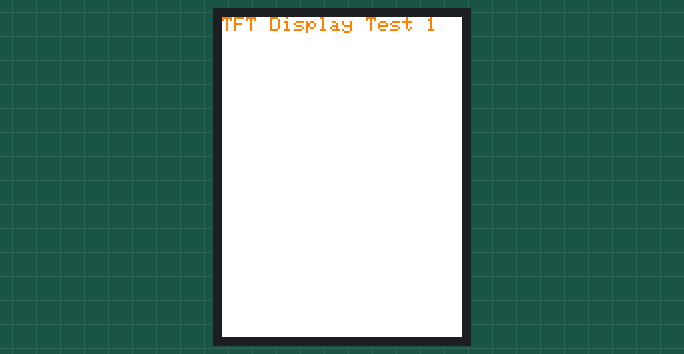
The sketch below on a simulated ESP32. Parts: 240×320 colour display.

Above: at 0.4 s.
At 6.8 s:
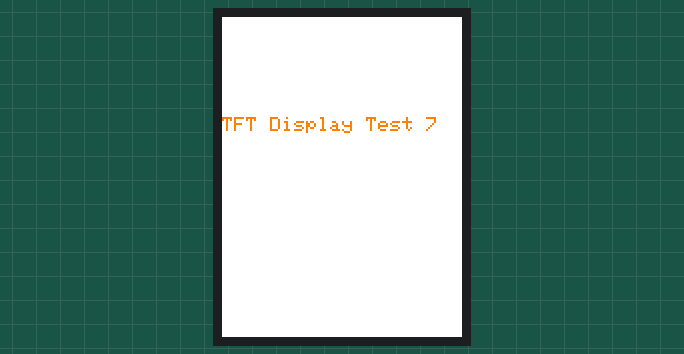
At 14.4 s:
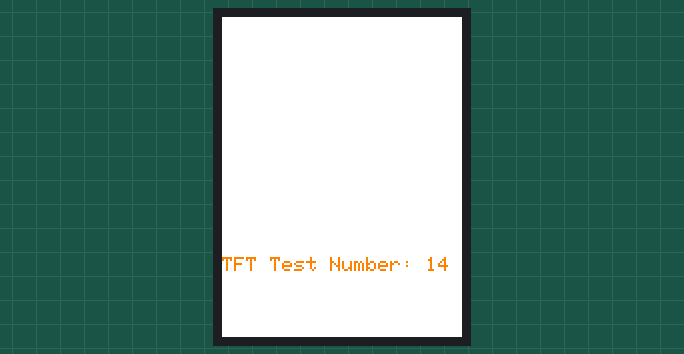
At 22.8 s:
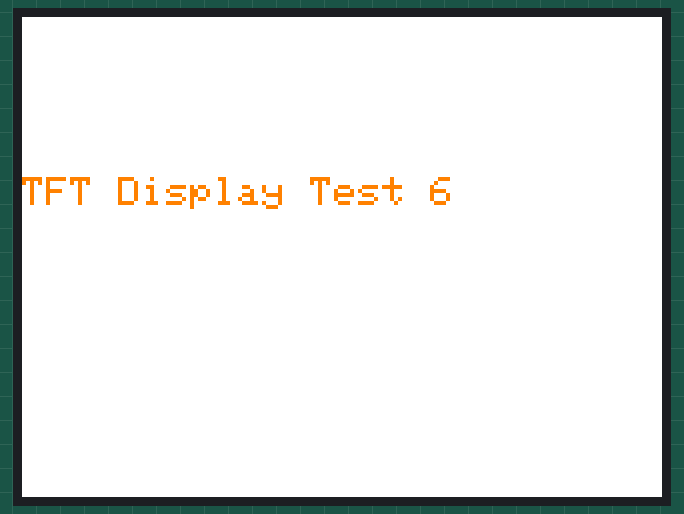
At 30.5 s:
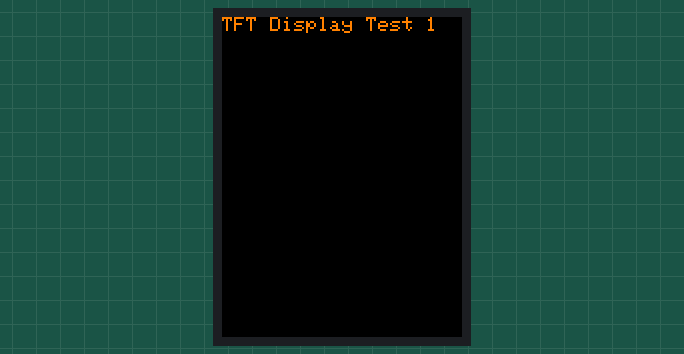
At 38.0 s:
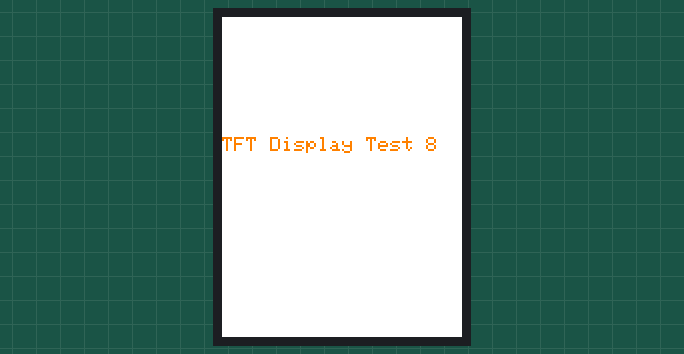

The sketch:

esp32-TFT_TestCode.ino
```cpp
#include <Adafruit_ST7789.h>
#include <SPI.h>

#define TFT_CS     15
#define TFT_DC     2
#define TFT_RST    4

Adafruit_ST7789 tft = Adafruit_ST7789(TFT_CS, TFT_DC, TFT_RST);

void setup() {
  Serial.begin(9600);
  tft.init(240, 320); // Inicializácia displeja s rozlíšením 240x320
  tft.setRotation(1); // Nastavenie rotácie displeja
  tft.fillScreen(ST77XX_GREEN); // Vyplnenie displeja zelenou farbou

  // Nastavenie fontu
  tft.setTextWrap(true); // Zapnutie automatického zalamovania textu
  tft.setTextSize(2); // Veľkosť fontu
}

void loop() {
  tft.setCursor(0, 0);
  tft.setRotation(0);
  tft.fillScreen(ST77XX_WHITE);
  tft.setTextColor(ST77XX_ORANGE);

  tft.setCursor(0,0);
  tft.println("TFT Display Test 1");
  delay(1000);
  tft.fillScreen(ST77XX_WHITE);
  tft.setCursor(0,20);
  tft.println("TFT Display Test 2");
  tft.setCursor(0,30);
  delay(1000);
  tft.fillScreen(ST77XX_WHITE);
  tft.println("TFT Display Test 3");
  tft.setCursor(0,40);
  delay(1000);
  tft.fillScreen(ST77XX_WHITE);
  tft.println("TFT Display Test 4");
  tft.setCursor(0,60);
  delay(1000);
  tft.fillScreen(ST77XX_WHITE);
  tft.println("TFT Display Test 5");
  tft.setCursor(0,80);
  delay(1000);
  tft.fillScreen(ST77XX_WHITE);
  tft.println("TFT Display Test 6");
  tft.setCursor(0,100);
  delay(1000);
  tft.fillScreen(ST77XX_WHITE);
  tft.println("TFT Display Test 7");
  tft.setCursor(0,120);
  delay(1000);
  tft.fillScreen(ST77XX_WHITE);
  tft.println("TFT Display Test 8");
  tft.setCursor(0,140);
  delay(1000);
  tft.fillScreen(ST77XX_WHITE);
  tft.println("TFT Display Test 9");
  tft.setCursor(0,160);
  delay(1000);
  tft.fillScreen(ST77XX_WHITE);
  tft.println("TFT Test Number:10");
  tft.setCursor(0,180);
  delay(1000);
  tft.fillScreen(ST77XX_WHITE);
  tft.println("TFT Test Number: 11");
  tft.setCursor(0,200);
  delay(1000);
  tft.fillScreen(ST77XX_WHITE);
  tft.println("TFT Test Number: 12");
  tft.setCursor(0,220);
  delay(1000);
  tft.fillScreen(ST77XX_WHITE);
  tft.println("TFT Test Number: 13");
  tft.setCursor(0,240);
  delay(1000);
  tft.fillScreen(ST77XX_WHITE);
  tft.println("TFT Test Number: 14");
  delay(3000);

  tft.setRotation(1);
  tft.fillScreen(ST77XX_BLACK);
  tft.setTextColor(ST77XX_ORANGE);

  tft.setCursor(0,0);
  tft.println("TFT Display Test 1");
  delay(1000);
  tft.fillScreen(ST77XX_WHITE);
  tft.setCursor(0,20);
  tft.println("TFT Display Test 2");
  tft.setCursor(0,30);
  delay(1000);
  tft.fillScreen(ST77XX_WHITE);
  tft.println("TFT Display Test 3");
  tft.setCursor(0,40);
  delay(1000);
  tft.fillScreen(ST77XX_WHITE);
  tft.println("TFT Display Test 4");
  tft.setCursor(0,60);
  delay(1000);
  tft.fillScreen(ST77XX_WHITE);
  tft.println("TFT Display Test 5");
  tft.setCursor(0,80);
  delay(1000);
  tft.fillScreen(ST77XX_WHITE);
  tft.println("TFT Display Test 6");
  tft.setCursor(0,100);
  delay(1000);
  tft.fillScreen(ST77XX_WHITE);
  tft.println("TFT Display Test 7");
  tft.setCursor(0,120);
  delay(1000);
  tft.fillScreen(ST77XX_WHITE);
  tft.println("TFT Display Test 8");
  tft.setCursor(0,140);
  delay(1000);
  tft.fillScreen(ST77XX_WHITE);
  tft.println("TFT Display Test 9");
  tft.setCursor(0,160);
  delay(1000);
  tft.fillScreen(ST77XX_WHITE);
  tft.println("TFT Test Number: 10");
  tft.setCursor(0,180);
  delay(1000);
  tft.fillScreen(ST77XX_WHITE);
  tft.println("TFT Test Number: 11");
  tft.setCursor(0,200);
  delay(1000);
  tft.fillScreen(ST77XX_WHITE);
  tft.println("TFT Test Number: 12");
  tft.setCursor(0,220);
  delay(1000);
  tft.fillScreen(ST77XX_WHITE);
  tft.println("TFT Test Number: 13");
  tft.setCursor(0,240);

  tft.setRotation(2);
  tft.fillScreen(ST77XX_BLACK);
  tft.setTextColor(ST77XX_ORANGE);
  tft.setCursor(0,0);
  tft.println("TFT Display Test 1");
  delay(1000);
  tft.fillScreen(ST77XX_WHITE);
  tft.setCursor(0,20);
  tft.println("TFT Display Test 2");
  tft.setCursor(0,30);
  delay(1000);
  tft.fillScreen(ST77XX_WHITE);
  tft.println("TFT Display Test 3");
  tft.setCursor(0,40);
  delay(1000);
  tft.fillScreen(ST77XX_WHITE);
  tft.println("TFT Display Test 4");
  tft.setCursor(0,60);
  delay(1000);
  tft.fillScreen(ST77XX_WHITE);
  tft.println("TFT Display Test 5");
  tft.setCursor(0,80);
  delay(1000);
  tft.fillScreen(ST77XX_WHITE);
  tft.println("TFT Display Test 6");
  tft.setCursor(0,100);
  delay(1000);
  tft.fillScreen(ST77XX_WHITE);
  tft.println("TFT Display Test 7");
  tft.setCursor(0,120);
  delay(1000);
  tft.fillScreen(ST77XX_WHITE);
  tft.println("TFT Display Test 8");
  tft.setCursor(0,140);
  delay(1000);
  tft.fillScreen(ST77XX_WHITE);
  tft.println("TFT Display Test 9");
  tft.setCursor(0,160);
  delay(1000);
  tft.fillScreen(ST77XX_WHITE);
  tft.println("TFT Test Number:10");
  tft.setCursor(0,180);
  delay(1000);
  tft.fillScreen(ST77XX_WHITE);
  tft.println("TFT Test Number: 11");
  tft.setCursor(0,200);
  delay(1000);
  tft.fillScreen(ST77XX_WHITE);
  tft.println("TFT Test Number: 12");
  tft.setCursor(0,220);
  delay(1000);
  tft.fillScreen(ST77XX_WHITE);
  tft.println("TFT Test Number: 13");
  tft.setCursor(0,240);
  delay(1000);
  tft.fillScreen(ST77XX_WHITE);
  tft.println("TFT Test Number: 14");
  delay(3000);

  tft.setRotation(3);
  tft.fillScreen(ST77XX_BLACK);
  tft.setTextColor(ST77XX_ORANGE);

  tft.setCursor(0,0);
  tft.println("TFT Display Test 1");
  delay(1000);
  tft.fillScreen(ST77XX_WHITE);
  tft.setCursor(0,20);
  tft.println("TFT Display Test 2");
  tft.setCursor(0,30);
  delay(1000);
  tft.fillScreen(ST77XX_WHITE);
  tft.println("TFT Display Test 3");
  tft.setCursor(0,40);
  delay(1000);
  tft.fillScreen(ST77XX_WHITE);
  tft.println("TFT Display Test 4");
  tft.setCursor(0,60);
  delay(1000);
  tft.fillScreen(ST77XX_WHITE);
  tft.println("TFT Display Test 5");
  tft.setCursor(0,80);
  delay(1000);
  tft.fillScreen(ST77XX_WHITE);
  tft.println("TFT Display Test 6");
  tft.setCursor(0,100);
  delay(1000);
  tft.fillScreen(ST77XX_WHITE);
  tft.println("TFT Display Test 7");
  tft.setCursor(0,120);
  delay(1000);
  tft.fillScreen(ST77XX_WHITE);
  tft.println("TFT Display Test 8");
  tft.setCursor(0,140);
  delay(1000);
  tft.fillScreen(ST77XX_WHITE);
  tft.println("TFT Display Test 9");
  tft.setCursor(0,160);
  delay(1000);
  tft.fillScreen(ST77XX_WHITE);
  tft.println("TFT Test Number: 10");
  tft.setCursor(0,180);
  delay(1000);
  tft.fillScreen(ST77XX_WHITE);
  tft.println("TFT Test Number: 11");
  tft.setCursor(0,200);
  delay(1000);
  tft.fillScreen(ST77XX_WHITE);
  tft.println("TFT Test Number: 12");
  tft.setCursor(0,220);
  delay(1000);
  tft.fillScreen(ST77XX_WHITE);
  tft.println("TFT Test Number: 13");
  tft.setCursor(0,240);
}
```

Measured:
- what the display in image 1 shows lasts 1.1 s, from 6.8 s to 7.9 s
- what the display in image 2 shows lasts 3.1 s, from 14.3 s to 17.4 s
